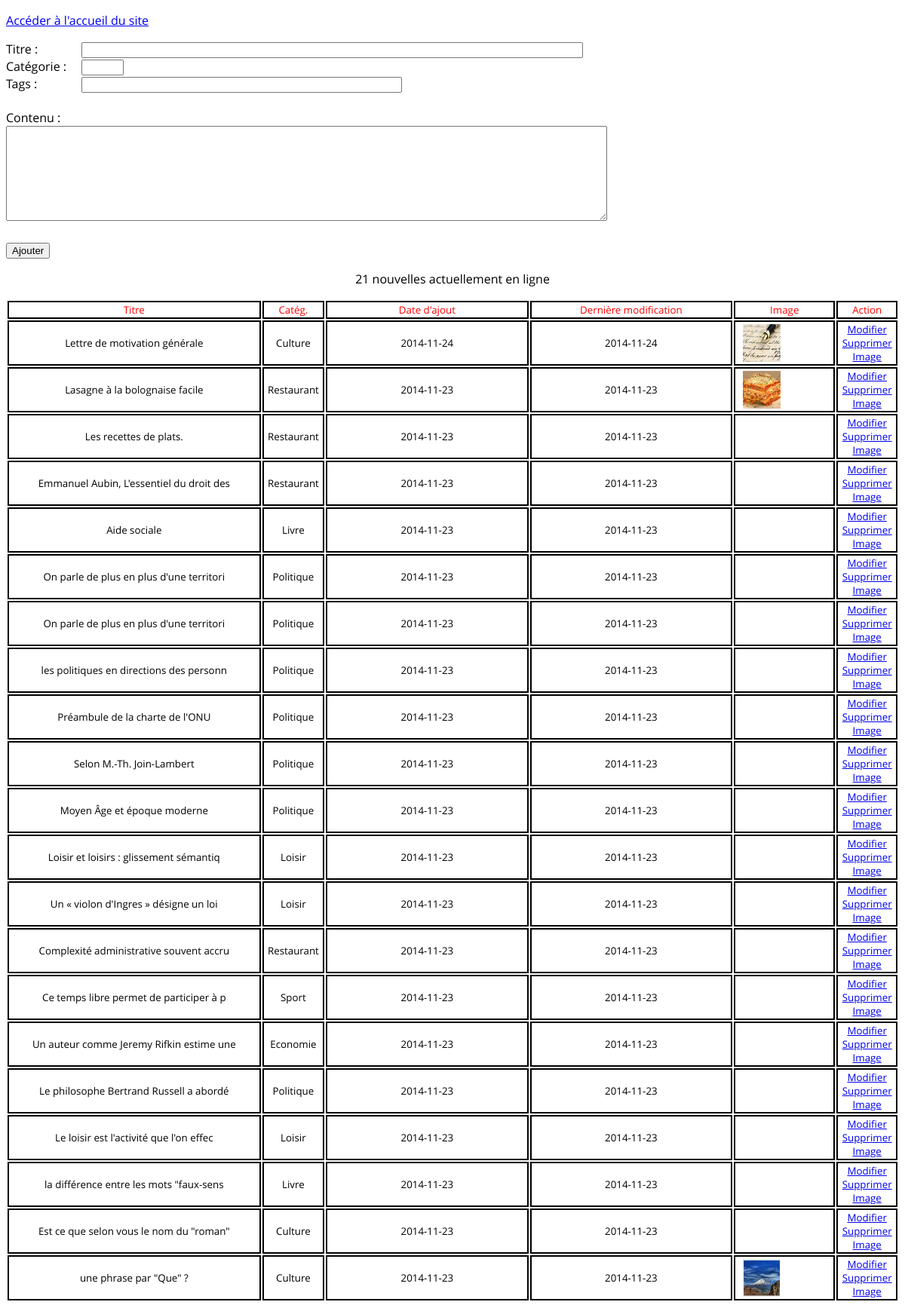
The app's page /admin.php with its own data.
### tables this page shows
CREATE TABLE IF NOT EXISTS `news` (
  `id` smallint(5) unsigned NOT NULL AUTO_INCREMENT,
  `id_auteur` int(11) NOT NULL,
  `titre` varchar(100) NOT NULL,
  `contenu` varchar(500) NOT NULL,
  `categorie` int(11) DEFAULT NULL,
  `image` varchar(50) NOT NULL,
  `dateAjout` timestamp NOT NULL DEFAULT CURRENT_TIMESTAMP,
  `dateModif` timestamp NOT NULL DEFAULT '0000-00-00 00:00:00',
  PRIMARY KEY (`id`)
);

CREATE TABLE IF NOT EXISTS `categories` (
  `id_categorie` int(11) NOT NULL AUTO_INCREMENT,
  `type` int(11) NOT NULL,
  `libelle` varchar(50) NOT NULL,
  PRIMARY KEY (`id_categorie`)
);

### includes/autoload.php (called while the page is built, shortened)
<?php
function my_autoload($class)
{
  $filepath = str_replace("_", "/", $class);
  $filepath .= '.class.php';
}

### Helper/Database.class.php (called while the page is built, shortened)
<?php
class Helper_Database
{
    private $db;
    public function __construct()
    {
    	$config = new Helper_Config("config.ini");
        $user       = $config->get("user", "database");
        $password   = $config->get("password", "database");
        $dns        = $config->get("dns", "database");
        $dbname     = $config->get("dbname", "database");
        $this->db = new PDO( $dns . "; dbname=" . $dbname , $user,  $password);
        $this->db->exec("SET NAMES UTF8");
    }
    public function query($queryString, $data=array())
        {
           $req=$this->db->prepare($queryString);
           $req->execute($data);
           $result=$req->fetchAll(PDO::FETCH_ASSOC);
           return $result;
        }
}

### Helper/Config.class.php (called while the page is built, shortened)
<?php
class Helper_Config
{
	private $_data;
    public function loadFile($file)
    {
    	if(file_exists($file))
    	{
        	$this->_data = parse_ini_file($file, true);
        }
        else
        {
        	error_log($file . ' not found');
        }
    }
    public function get($value, $rubrique=false)
    {
    	if (empty($rubrique))
    	{
    		return $this->_data[$value];
    	}
    	else
    	{
        	return $this->_data[$rubrique][$value];
        }
    }
}

### Model/Post.class.php (called while the page is built, shortened)
<?php
class Model_Post
{
    private $db;
    public function __construct()
    {
        $this->db = new Helper_Database();
    }
    public function getLatestPosts($number=0, $offset=0, $date_cherche='')
    {
        if ($number == 0)
        {
            $nom=$this->db->query("select * from news
                        inner join categories on categories.id_categorie = news.categorie
                        WHERE dateAjout LIKE ?
                        order by dateAjout desc", array($date_cherche.'%'));
        }
        else
        {
            $nom=$this->db->query("select * from news
                       inner join categories on categories.id_categorie = news.categorie
                        WHERE dateAjout LIKE ?
                       order by dateAjout desc limit $number offset $offset", array($date_cherche.'%'));
        }
        return $nom;
    }
}

### admin.php (the view, shortened to what this page needs)
<!DOCTYPE html PUBLIC "-//W3C//DTD XHTML 1.0 Strict//EN" "http://www.w3.org/TR/xhtml1/DTD/xhtml1-strict.dtd">
<html xmlns="http://www.w3.org/1999/xhtml" xml:lang="fr">
  <head>
    <link rel="stylesheet" href="blog.css">
  </head>
  <body>
    <p><a href=".">Accéder à l'accueil du site</a></p>
      <?php
        require_once ('includes/autoload.php');
        $posts = new Model_Post();
        $bouton_modif='';
        $tags="";
        echo '<section class="section_admin_blog">';
        $nompst = $posts->getLatestPosts(0,0);
      ?>
      <div class="formulaire_admin">
        <?php
            if (  isset($_GET['modifier']) && $bouton_modif != 'o' )
            {
              echo '<form action="admin.php?modifier=' . $_GET['modifier'] . '" method="post">';
            }
            else
            {
              echo '<form action="admin.php" method="post">';
             }
        ?>
          <span class="ad_lib_1">Titre :  </span><input type="text" name="titre" size="80"
             value="<?php
                          if ($bouton_modif == 'o')
                          {
                            echo '';
                          }
                          else
                          {
                          echo @$nompst[$modif]['titre'];
                          }
                  ?>"/><br />
           <span class="ad_lib_1">Catégorie : </span><input type="number" name="categorie" min="1" max="10"
              value="<?php
                          if ($bouton_modif == 'o')
                          {
                            echo '';
                          }
                          else
                          {
                           echo @$nompst[$modif]['categorie'];
                          }
                   ?>"/><br />
           <span class="ad_lib_1">Tags : </span><input type="text" name="tags" min="1" size="50"
              value="<?php
                          if ($bouton_modif == 'o')
                          {
                            echo '';
                          }
                          else
                          {
                           echo $tags;
                          }
                   ?>"/><br /><br />
            Contenu :<br /><textarea rows="8" cols="97" name="contenu"><?php
                        ?></textarea><br /><br />
            <?php
                if (  isset($_GET['modifier']) && $bouton_modif != 'o' )
                {
                  echo '<input type="submit" value="Modifier" />';
                }
                else
                {
                  echo '<input type="submit" value="Ajouter" />';
                }
            ?>
        </div>
    <table>
      <tr class="ad_tr_liste">
        <td class="ad_td_titre">Titre</td>
        <td class="ad_td_cetegorie">Catég.</td>
        <td class="ad_td_date_ajout">Date d'ajout</td>
        <td class="ad_td_date_modif">Dernière modification</td>
        <td class="ad_td_action">Image</td>
        <td class="ad_td_action">Action</td>
      </tr>
      <?php
        echo '<p style="text-align: center">' . count($nompst) . ' nouvelles actuellement en ligne';
        for ($i=0; $i<count($nompst); $i++)
        {
          echo '<tr>';
          echo '<td class="ad_td_titre">'       . substr($nompst[$i]['titre'],0,40)      . '</td>';
          echo '<td class="ad_td_cetegorie">'   . $nompst[$i]['libelle']                 . '</td>';
          echo '<td class="ad_td_date_ajout">'  . substr($nompst[$i]['dateAjout'],0,10)  . '</td>';
          echo '<td class="ad_td_date_modif">'  . substr($nompst[$i]['dateModif'],0,10)  . '</td>';
          if ($nompst[$i]['image'] != "")
          {
            echo'<td class="ad_td_image"><img class="image" src="pictures/' . $nompst[$i]['image'] . '" alt="index"></img></td>' ;
          }
          else
          {
            echo '<td class="ad_td_image"></td>';
          }
          echo '<td class="ad_td_action">'      .
               '<a href="?modifier='. $nompst[$i]['id'] . '">Modifier</a><br>
                <a href="supprimer.php?supprimer='. $nompst[$i]['id']. '">Supprimer</a><br>
                <a href="image.php?id_news_image='. $nompst[$i]['id']. '">Image</a>' .
                '</td>';
          echo '</tr>';
        }
      ?>
    </table>
    </section>
  </body>
</html>

### blog.css (style rules this page uses)
body { font-family: "Open Sans", Helvetica, Arial, sans-serif; }
p { font-style: normal; font-weight: normal; }
.section_admin_blog { padding-left: 0px; }
.formulaire_admin { margin-left: 0px; }
.ad_lib_1 { display: inline-block; width: 100px; }
div { margin-bottom: 10px; }
table { width: 100%; margin-left: 0px; }
.ad_tr_liste { color: red; }
.ad_td_titre { width:25%; font-size: 10pt; text-align: center; border-style: solid; border-width: 2px; border-color: black; }
.ad_td_cetegorie { width:5%; font-size: 10pt; text-align: center; border-style: solid; border-width: 2px; border-color: black; }
.ad_td_date_ajout { width:20%; font-size: 10pt; text-align: center; border-style: solid; border-width: 2px; border-color: black; }
.ad_td_date_modif { width:20%; font-size: 10pt; text-align: center; border-style: solid; border-width: 2px; border-color: black; }
.ad_td_image { width:10%; font-size: 12pt; text-align: center; border-style: solid; border-width: 2px; border-color: black; padding-left: 10px; }
.ad_td_action { width:5%; font-size: 10pt; text-align: center; border-style: solid; border-width: 2px; border-color: black; }
.image { float: left; width:50px; height: 50px; margin-right: 5px; }

### records on screen
news: titre "Lettre de motivation générale", categories.libelle "Culture", dateAjout "2014-11-24", dateModif "2014-11-24", image (picture)
news: titre "Lasagne à la bolognaise facile", categories.libelle "Restaurant", dateAjout "2014-11-23", dateModif "2014-11-23", image (picture)
news: titre "Les recettes de plats.", categories.libelle "Restaurant", dateAjout "2014-11-23", dateModif "2014-11-23"
news: titre "Emmanuel Aubin, L'essentiel du droit des", categories.libelle "Restaurant", dateAjout "2014-11-23", dateModif "2014-11-23"
news: titre "Aide sociale", categories.libelle "Livre", dateAjout "2014-11-23", dateModif "2014-11-23"
news: titre "On parle de plus en plus d'une territori", categories.libelle "Politique", dateAjout "2014-11-23", dateModif "2014-11-23"
news: titre "On parle de plus en plus d'une territori", categories.libelle "Politique", dateAjout "2014-11-23", dateModif "2014-11-23"
news: titre "les politiques en directions des personn", categories.libelle "Politique", dateAjout "2014-11-23", dateModif "2014-11-23"
news: titre "Préambule de la charte de l'ONU", categories.libelle "Politique", dateAjout "2014-11-23", dateModif "2014-11-23"
news: titre "Selon M.-Th. Join-Lambert", categories.libelle "Politique", dateAjout "2014-11-23", dateModif "2014-11-23"
news: titre "Moyen Âge et époque moderne", categories.libelle "Politique", dateAjout "2014-11-23", dateModif "2014-11-23"
news: titre "Loisir et loisirs : glissement sémantiq", categories.libelle "Loisir", dateAjout "2014-11-23", dateModif "2014-11-23"
news: titre "Un « violon d'Ingres » désigne un loi", categories.libelle "Loisir", dateAjout "2014-11-23", dateModif "2014-11-23"
news: titre "Complexité administrative souvent accru", categories.libelle "Restaurant", dateAjout "2014-11-23", dateModif "2014-11-23"
news: titre "Ce temps libre permet de participer à p", categories.libelle "Sport", dateAjout "2014-11-23", dateModif "2014-11-23"
news: titre "Un auteur comme Jeremy Rifkin estime une", categories.libelle "Economie", dateAjout "2014-11-23", dateModif "2014-11-23"
news: titre "Le philosophe Bertrand Russell a abordé", categories.libelle "Politique", dateAjout "2014-11-23", dateModif "2014-11-23"
news: titre "Le loisir est l'activité que l'on effec", categories.libelle "Loisir", dateAjout "2014-11-23", dateModif "2014-11-23"
news: titre "la différence entre les mots \"faux-sens", categories.libelle "Livre", dateAjout "2014-11-23", dateModif "2014-11-23"
news: titre "Est ce que selon vous le nom du \"roman\"", categories.libelle "Culture", dateAjout "2014-11-23", dateModif "2014-11-23"
news: titre "une phrase par \"Que\" ?", categories.libelle "Culture", dateAjout "2014-11-23", dateModif "2014-11-23", image (picture)

### other values on screen
count($nompst) "21"
